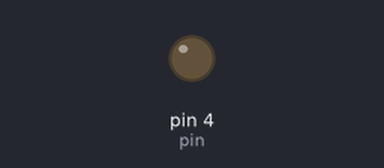
Recording of a sketch running on a simulated Arduino Uno, built with avr-gcc and run on an emulated ATmega328P. On the bench: output pins drawn as LEDs (lit = HIGH).

Above: at 0.7 s.
At 6.3 s:
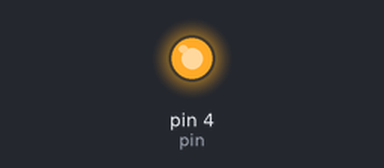
Timing chart, 0 to 6.6 s (numbered marks = the images above):
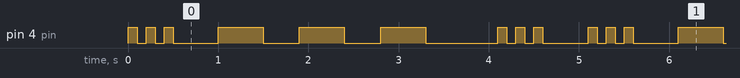

The sketch:

morse.ino
```cpp
int pin = 4;
int sDelay = 100;
int lDelay = 400;

void setup()
{
  pinMode(pin, OUTPUT);
}

void loop()
{
  /* S */
  for (int i = 0; i < 3; i++)
  {
    digitalWrite(pin, HIGH);
    delay(sDelay);
    digitalWrite(pin, LOW);
    delay(sDelay);
  }
  delay(lDelay);

  /* O */
  for (int i = 0; i < 3; i++)
  {
    digitalWrite(pin, HIGH);
    delay(500);
    digitalWrite(pin, LOW);
    delay(lDelay);
  }
  delay(lDelay);

  /* S */
  for (int i = 0; i < 3; i++)
  {
    digitalWrite(pin, HIGH);
    delay(sDelay);
    digitalWrite(pin, LOW);
    delay(sDelay);
  }
  delay(400);
}
```

Measured:
- by itself, pin 4 (pin): repeats every 5.1 s: 2 × (LOW 0.10 s, HIGH 0.10 s), LOW 0.50 s, 2 × (HIGH 0.50 s, LOW 0.40 s), HIGH 0.50 s, LOW 0.80 s, 2 × (HIGH 0.10 s, LOW 0.10 s), HIGH 0.10 s, LOW 0.50 s, HIGH 0.10 s
- by itself, everything shown: repeats every 5.1 s, in 18 steps
